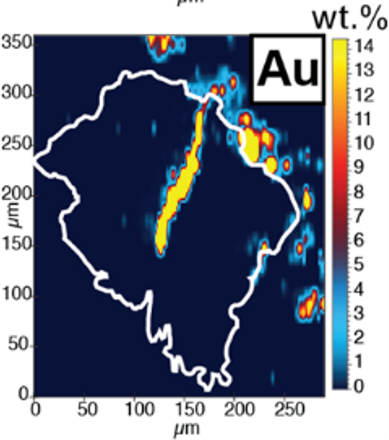
#> input picture Hastie et al 2020.png, 389 x 440 px
$ jupyter execute --allow-errors 'VIEPS Data Analysis Code.ipynb'
#> lines starting #> are read from the running program, lines starting #| are printed output that depends on the picture; after the words box and inside, x2 and y2 are one past the last pixel; in counts of white or black regions, pixels touching at a corner belong together
[cell 1]
# Importing necessary packages
import numpy as np
import pandas as pd
from matplotlib import pyplot as plt
from matplotlib import colors as mcolors
from matplotlib import patches as mpatches
from matplotlib.colors import LogNorm
from PIL import Image
from scipy.ndimage import zoom
from matplotlib.colors import LinearSegmentedColormap
from scipy.ndimage import gaussian_filter1d

# Setting high resolution figures for the presentation
plt.rcParams['figure.dpi'] = 150

#> (a cell that did not finish here is left out)

#> (a cell that did not finish here is left out)

#> (a cell that did not finish here is left out)

#> (a cell that did not finish here is left out)

[cell 6]
# Loading image for figure 3
img = Image.open('Hastie et al 2020.png').convert('RGB')
img = np.array(img)

# Cropping image map
map_img = img[40:-60, 40:int(img.shape[1]*0.85)-40, :]
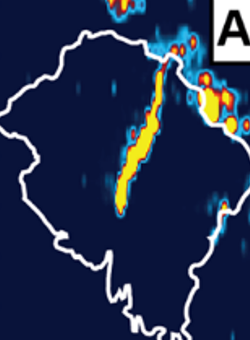
#> map_img: shape (340, 250, 3); mean R, G, B 36.4, 48.3, 78
map_h, map_w, _ = map_img.shape
#> map_h = 340; map_w = 250
# Upsampling map for higher resolution
upsample_factor = 2
map_img_hr = zoom(map_img, (upsample_factor, upsample_factor, 1), order=1)
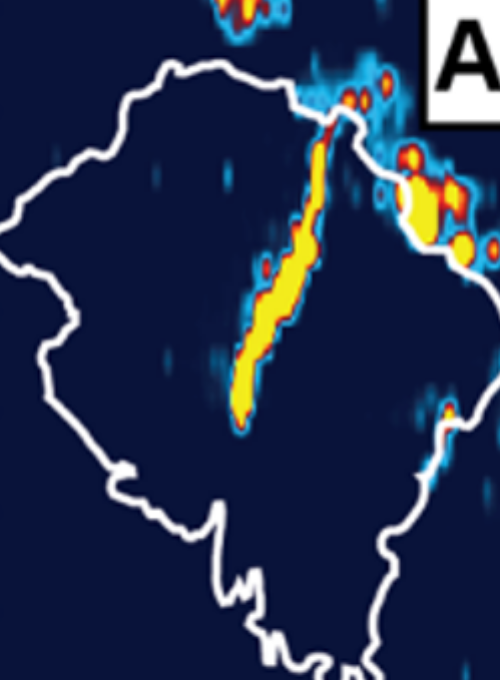
#> map_img_hr: shape (680, 500, 3); mean R, G, B 36.4, 48.3, 78
map_h_hr, map_w_hr, _ = map_img_hr.shape
#> map_h_hr = 680; map_w_hr = 500

[cell 7]
# Extract colorbar gradient
colorbar = img[:, int(img.shape[1]*0.85):, :]
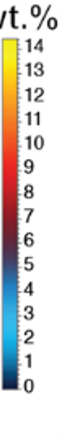
#> colorbar: shape (440, 59, 3); mean R, G, B 214.5, 209.1, 205
mask = np.linalg.norm(colorbar - [255,255,255], axis=2) > 30
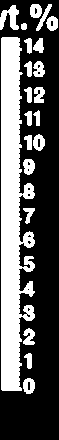
#> mask: shape (440, 59) bool; 37.5% white; 21 white regions, largest, box (x1, y1, x2, y2) and area: (1, 37, 35, 391) 7427, (0, 5, 19, 30) 273, (23, 159, 35, 175) 146
rows_with_color = np.any(mask, axis=1)
top_row = np.argmax(rows_with_color)
#> top_row = 4
bottom_row = len(rows_with_color) - np.argmax(rows_with_color[::-1]) - 1
#> bottom_row = 393
cb_colors = np.mean(colorbar[top_row:bottom_row+1, :, :], axis=1)[::-1]
#> cb_colors = 390 rows, first 8: [250.6, 250.6, 250.6], [244.1, 243.9, 243.9], [235.4, 235.3, 235.3], [218.4, 218.2, 218.8], [197.5, 197.7, 200.2], [178.9, 180.4, 187.1], [170.6, 173.1, 182.1], [171, 174.5, 183.7]

# Define colorbar values (red ~9)
n = len(cb_colors)
#> n = 390
red_index = n // 2
#> red_index = 195
cb_values = np.linspace(0, 14, n)
#> cb_values = 390 values from 0 to 14
shift = 9 - cb_values[red_index]
#> shift = 1.98
cb_values = np.clip(cb_values + shift, 0, 14)
#> cb_values = 390 values from 1.98 to 14

# Map function
def color_to_value(rgb):
    dists = np.linalg.norm(cb_colors - rgb, axis=1)
    idx = np.argmin(dists)
    return cb_values[idx]

# Convert map to values
map_values_hr = np.zeros((map_h_hr, map_w_hr))
for i in range(map_h_hr):
    for j in range(map_w_hr):
        if np.linalg.norm(map_img_hr[i,j] - [255,255,255]) > 30:
            map_values_hr[i,j] = color_to_value(map_img_hr[i,j])
        else:
            map_values_hr[i,j] = np.nan
#> this loop made 680 passes
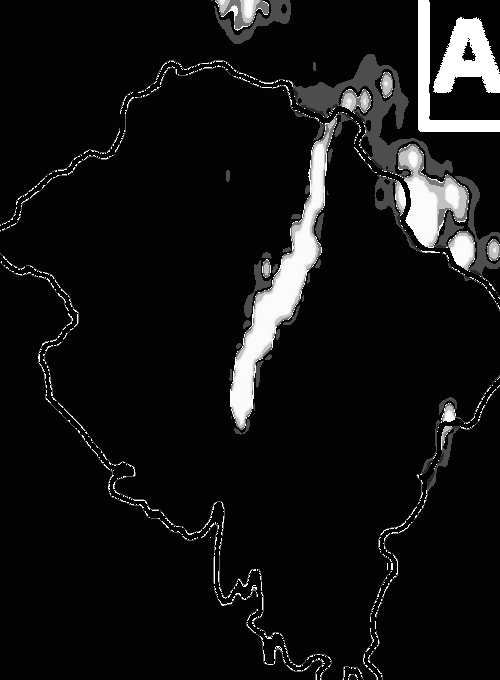
#> map_values_hr: shape (680, 500) float64; 3.93% of the values are NaN or infinite; the others: min 2.02, max 14, mean 3.05; drawn with min black, max white, NaN and infinite black

# Normalize 0–14
min_val = np.nanmin(map_values_hr)
max_val = np.nanmax(map_values_hr)
map_values_hr = (map_values_hr - min_val) / (max_val - min_val) * 14

# Custom colormap matching original image
colors = ["#09133a", "#2ebaeb", "#60283b", "#e82724", "#f58125", "#f6ef17"]
values_cmap = [0, 2, 6, 9, 11, 14]  # positions in wt.%

# Normalize positions 0-1 for LinearSegmentedColormap
positions = [(v-0)/(14-0) for v in values_cmap]
custom_cmap = LinearSegmentedColormap.from_list("original_colors", list(zip(positions, colors)))

# Cross-section line coordinates
y_cross = map_h_hr // 2
start_x = map_w_hr // 4
end_x   = map_w_hr * 3 // 4
cross_values = map_values_hr[y_cross, start_x:end_x+1]
cross_x_um = np.arange(start_x, end_x+1) / 2  # 2 pixels = 1 µm

# Plot Map
plt.figure(figsize=(12,6))
im = plt.imshow(map_values_hr, cmap=custom_cmap, origin='upper',
                extent=[0, map_w_hr/2, map_h_hr/2, 0], vmin=0, vmax=14)
plt.colorbar(im, label='Au (wt.%)')
plt.hlines(y=y_cross/2, xmin=start_x/2, xmax=end_x/2, colors='white', linewidth=2)
plt.text(start_x/2, y_cross/2-2, "A", color='white', fontsize=12, weight='bold')
plt.text(end_x/2, y_cross/2-2, "A'", color='white', fontsize=12, weight='bold')
plt.xlabel("µm")
plt.ylabel("µm")
plt.show()
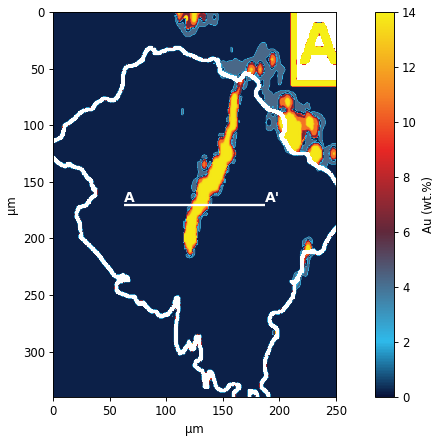
#> figure drawn by matplotlib, 2 panels

# Smooth the cross-section for plotting
cross_values_smooth = gaussian_filter1d(cross_values, sigma=1)

# Zoom in around peak
peak_idx = np.argmax(cross_values_smooth)
zoom_range = 40  # pixels (~20 µm)
start_idx = max(0, peak_idx - zoom_range)
end_idx = min(len(cross_values_smooth)-1, peak_idx + zoom_range)
zoom_x_um = cross_x_um[start_idx:end_idx+1] - cross_x_um[start_idx]  # shift x-axis to start at 0
zoom_vals = cross_values_smooth[start_idx:end_idx+1]

# Plot smoothed cross-section
plt.figure(figsize=(10,4))
plt.plot(zoom_x_um, zoom_vals, color='#09133a', linewidth=2)
plt.xlabel("Distance along A–A' (µm)")
plt.ylabel("Au (wt.%)")
plt.grid(True)
plt.xlim(0, zoom_x_um[-1])
plt.show()
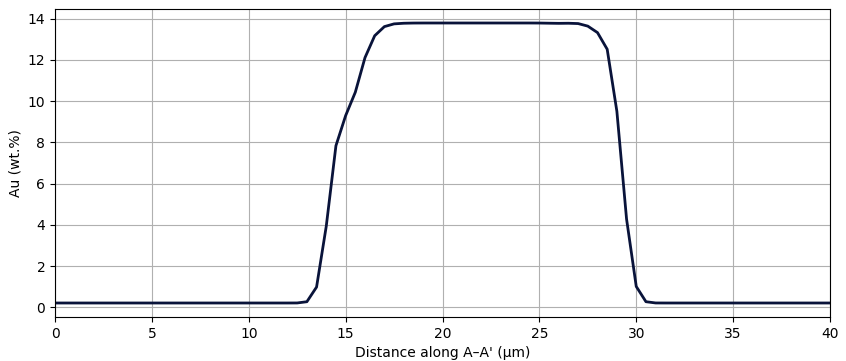
#> figure drawn by matplotlib, 1 panel; curve peaks at x = 20, y = 13.79

# A on top right corner could not be cropped from original image but is overlain in the final graphic, ignore the color analysis of it as it does not correlate to Au wt%
